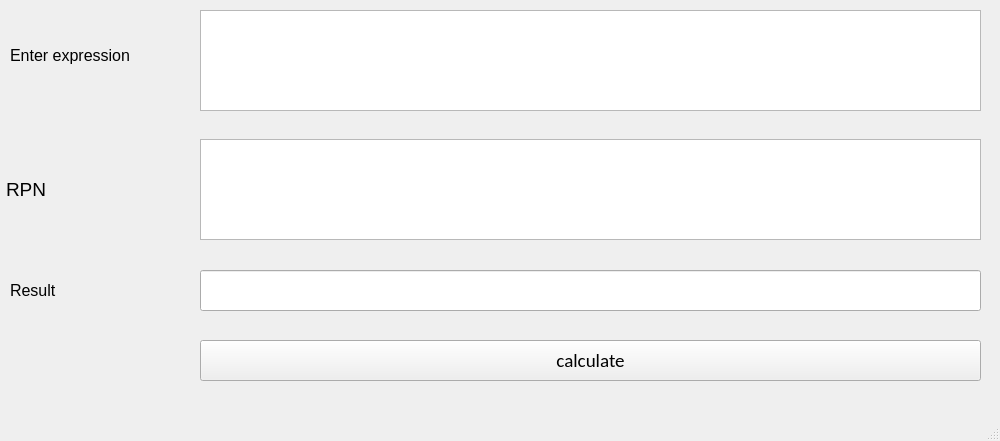
<?xml version="1.0" encoding="UTF-8"?>
<ui version="4.0">
 <class>MainWindow</class>
 <widget class="QMainWindow" name="MainWindow">
  <property name="geometry">
   <rect>
    <x>0</x>
    <y>0</y>
    <width>1000</width>
    <height>441</height>
   </rect>
  </property>
  <property name="windowTitle">
   <string>MainWindow</string>
  </property>
  <widget class="QWidget" name="centralwidget">
   <widget class="QTextEdit" name="textEdit">
    <property name="geometry">
     <rect>
      <x>200</x>
      <y>10</y>
      <width>781</width>
      <height>101</height>
     </rect>
    </property>
    <property name="font">
     <font>
      <family>Calibri</family>
      <pointsize>12</pointsize>
     </font>
    </property>
   </widget>
   <widget class="QTextEdit" name="textEdit_2">
    <property name="geometry">
     <rect>
      <x>200</x>
      <y>139</y>
      <width>781</width>
      <height>101</height>
     </rect>
    </property>
    <property name="font">
     <font>
      <family>Calibri</family>
      <pointsize>12</pointsize>
     </font>
    </property>
   </widget>
   <widget class="QLabel" name="label">
    <property name="geometry">
     <rect>
      <x>10</x>
      <y>30</y>
      <width>181</width>
      <height>51</height>
     </rect>
    </property>
    <property name="font">
     <font>
      <pointsize>12</pointsize>
     </font>
    </property>
    <property name="text">
     <string>Enter expression</string>
    </property>
   </widget>
   <widget class="QLabel" name="label_2">
    <property name="geometry">
     <rect>
      <x>6</x>
      <y>159</y>
      <width>181</width>
      <height>61</height>
     </rect>
    </property>
    <property name="sizePolicy">
     <sizepolicy hsizetype="Preferred" vsizetype="Preferred">
      <horstretch>0</horstretch>
      <verstretch>0</verstretch>
     </sizepolicy>
    </property>
    <property name="font">
     <font>
      <pointsize>14</pointsize>
     </font>
    </property>
    <property name="text">
     <string>RPN</string>
    </property>
   </widget>
   <widget class="QLineEdit" name="lineEdit">
    <property name="geometry">
     <rect>
      <x>200</x>
      <y>270</y>
      <width>781</width>
      <height>41</height>
     </rect>
    </property>
    <property name="font">
     <font>
      <family>Calibri</family>
      <pointsize>12</pointsize>
     </font>
    </property>
   </widget>
   <widget class="QPushButton" name="pushButton">
    <property name="geometry">
     <rect>
      <x>200</x>
      <y>340</y>
      <width>781</width>
      <height>41</height>
     </rect>
    </property>
    <property name="font">
     <font>
      <family>Calibri</family>
      <pointsize>14</pointsize>
     </font>
    </property>
    <property name="text">
     <string>calculate</string>
    </property>
   </widget>
   <widget class="QLabel" name="label_3">
    <property name="geometry">
     <rect>
      <x>10</x>
      <y>270</y>
      <width>181</width>
      <height>41</height>
     </rect>
    </property>
    <property name="font">
     <font>
      <pointsize>12</pointsize>
     </font>
    </property>
    <property name="text">
     <string>Result</string>
    </property>
   </widget>
  </widget>
  <widget class="QMenuBar" name="menubar">
   <property name="geometry">
    <rect>
     <x>0</x>
     <y>0</y>
     <width>1000</width>
     <height>21</height>
    </rect>
   </property>
  </widget>
  <widget class="QStatusBar" name="statusbar"/>
 </widget>
 <resources/>
 <connections/>
</ui>
